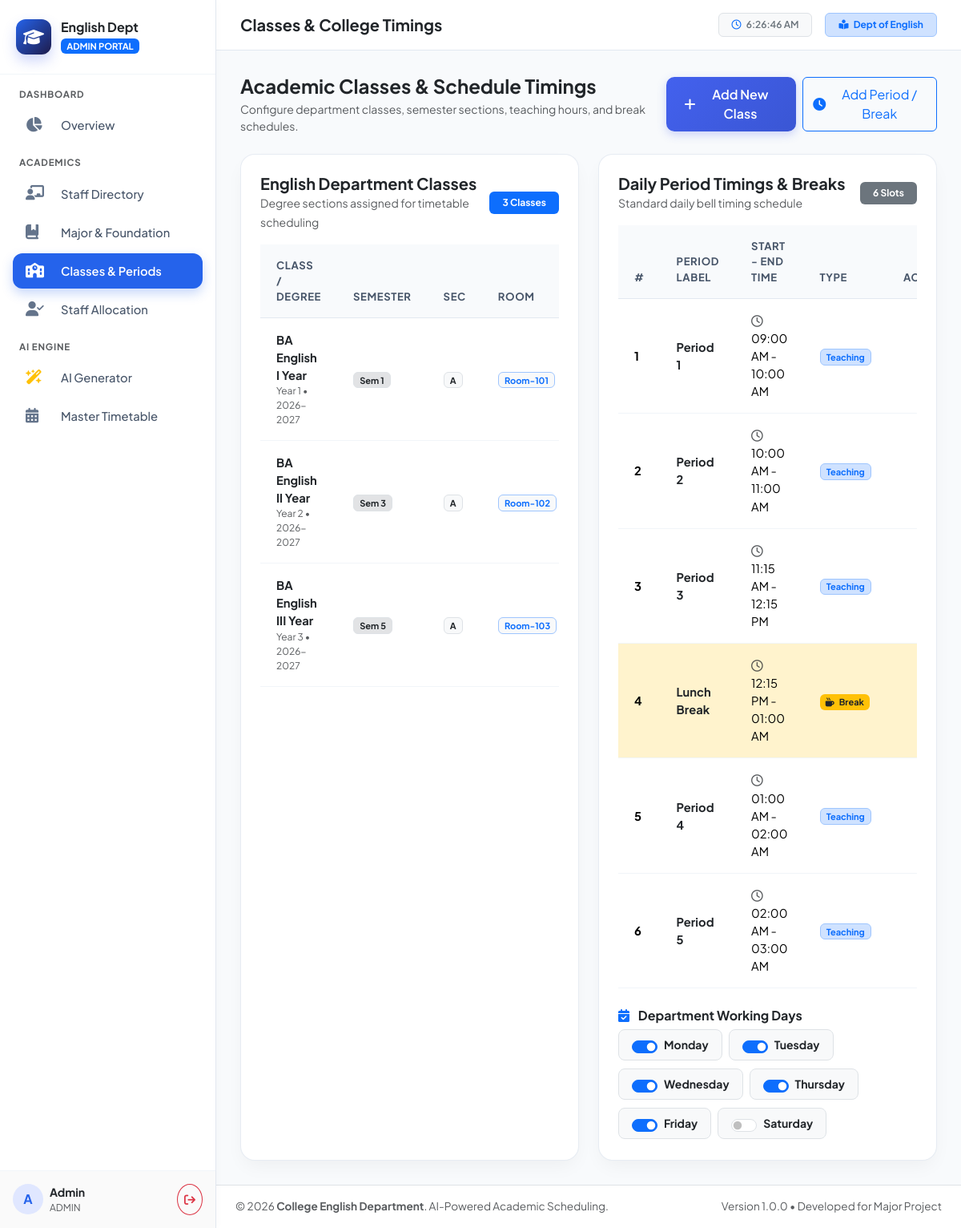
Page /admin/class_manage.php (signed in) on the committed database.
### tables this page shows
CREATE TABLE `classes` (
  `id` INT AUTO_INCREMENT PRIMARY KEY,
  `class_name` VARCHAR(50) NOT NULL COMMENT 'e.g. BA English I Year',
  `academic_year` VARCHAR(20) NOT NULL COMMENT 'e.g. 2026-2027',
  `year` INT NOT NULL COMMENT '1, 2, or 3',
  `semester` INT NOT NULL COMMENT '1 to 6',
  `section` VARCHAR(5) NOT NULL DEFAULT 'A',
  `room_no` VARCHAR(20) NOT NULL DEFAULT 'Room-101',
  `created_at` TIMESTAMP DEFAULT CURRENT_TIMESTAMP,
  INDEX `idx_class_sem` (`semester`)
);

CREATE TABLE `periods` (
  `id` INT AUTO_INCREMENT PRIMARY KEY,
  `period_number` INT NOT NULL UNIQUE,
  `period_name` VARCHAR(50) NOT NULL COMMENT 'e.g. Period 1, Lunch Break',
  `start_time` TIME NOT NULL,
  `end_time` TIME NOT NULL,
  `is_break` TINYINT(1) NOT NULL DEFAULT 0 COMMENT '1 if break, 0 if teaching period',
  `created_at` TIMESTAMP DEFAULT CURRENT_TIMESTAMP
);

CREATE TABLE `working_days` (
  `id` INT AUTO_INCREMENT PRIMARY KEY,
  `day_name` ENUM('Monday', 'Tuesday', 'Wednesday', 'Thursday', 'Friday', 'Saturday') NOT NULL UNIQUE,
  `day_order` INT NOT NULL UNIQUE,
  `is_working` TINYINT(1) NOT NULL DEFAULT 1
);

### admin/class_manage.php (the view, shortened to what this page needs)
<?php
require_once __DIR__ . '/../config/db.php';
$classes = $pdo->query("SELECT * FROM classes ORDER BY year ASC, semester ASC, section ASC")->fetchAll();
$periods = $pdo->query("SELECT * FROM periods ORDER BY period_number ASC")->fetchAll();
$days = $pdo->query("SELECT * FROM working_days ORDER BY day_order ASC")->fetchAll();
require_once __DIR__ . '/../includes/header.php';
?>
<div class="d-flex flex-column flex-md-row justify-content-between align-items-md-center gap-3 mb-4">
  <div>
    <h4 class="fw-bold text-dark mb-1">Academic Classes &amp; Schedule Timings</h4>
    <p class="text-muted small mb-0">Configure department classes, semester sections, teaching hours, and break schedules.</p>
  </div>
  <div class="d-flex gap-2">
    <button type="button" class="btn btn-primary-custom d-flex align-items-center gap-2" data-bs-toggle="modal" data-bs-target="#addClassModal">
      <i class="fa-solid fa-plus"></i>
      <span>Add New Class</span>
    </button>
    <button type="button" class="btn btn-outline-primary d-flex align-items-center gap-2" data-bs-toggle="modal" data-bs-target="#addPeriodModal">
      <i class="fa-solid fa-clock"></i>
      <span>Add Period / Break</span>
    </button>
  </div>
</div>
<div class="row g-4">
  <div class="col-lg-6">
    <div class="table-card p-4 h-100">
      <div class="d-flex justify-content-between align-items-center mb-3">
        <div>
          <h5 class="fw-bold text-dark mb-0">English Department Classes</h5>
          <small class="text-muted">Degree sections assigned for timetable scheduling</small>
        </div>
        <span class="badge bg-primary px-3 py-2"><?php echo count($classes); ?> Classes</span>
      </div>
      <div class="table-responsive">
        <table class="table custom-table">
          <thead>
            <tr>
              <th>Class / Degree</th>
              <th>Semester</th>
              <th>Sec</th>
              <th>Room</th>
            </tr>
          </thead>
          <tbody>
            <?php if (!empty($classes)): ?>
              <?php foreach ($classes as $c): ?>
              <tr>
                <td>
                  <strong class="text-dark"><?php echo htmlspecialchars($c['class_name']); ?></strong>
                  <div class="text-muted" style="font-size: 0.75rem;">Year <?php echo $c['year']; ?> &bull; <?php echo $c['academic_year']; ?></div>
                </td>
                <td><span class="badge bg-secondary-subtle text-dark border">Sem <?php echo $c['semester']; ?></span></td>
                <td><span class="badge bg-light text-dark border"><?php echo htmlspecialchars($c['section']); ?></span></td>
                <td><span class="badge bg-light text-primary border border-primary-subtle"><?php echo htmlspecialchars($c['room_no']); ?></span></td>
              </tr>
              <?php endforeach; ?>
            <?php else: ?>
              <tr><td colspan="5" class="text-center text-muted py-3">No classes registered.</td></tr>
            <?php endif; ?>
          </tbody>
        </table>
      </div>
    </div>
  </div>
  <div class="col-lg-6">
    <div class="table-card p-4 h-100">
      <div class="d-flex justify-content-between align-items-center mb-3">
        <div>
          <h5 class="fw-bold text-dark mb-0">Daily Period Timings &amp; Breaks</h5>
          <small class="text-muted">Standard daily bell timing schedule</small>
        </div>
        <span class="badge bg-secondary px-3 py-2"><?php echo count($periods); ?> Slots</span>
      </div>
      <div class="table-responsive mb-4">
        <table class="table custom-table">
          <thead>
            <tr>
              <th>#</th>
              <th>Period Label</th>
              <th>Start - End Time</th>
              <th>Type</th>
              <th class="text-end">Action</th>
            </tr>
          </thead>
          <tbody>
            <?php if (!empty($periods)): ?>
              <?php foreach ($periods as $p): ?>
              <tr class="<?php echo $p['is_break'] ? 'table-warning bg-opacity-25' : ''; ?>">
                <td><strong><?php echo $p['period_number']; ?></strong></td>
                <td>
                  <strong class="text-dark"><?php echo htmlspecialchars($p['period_name']); ?></strong>
                </td>
                <td>
                  <i class="fa-regular fa-clock text-muted me-1"></i>
                  <?php echo date('h:i A', strtotime($p['start_time'])); ?> - <?php echo date('h:i A', strtotime($p['end_time'])); ?>
                </td>
                <td>
                  <?php if ($p['is_break']): ?>
                    <span class="badge bg-warning text-dark"><i class="fa-solid fa-mug-hot me-1"></i> Break</span>
                  <?php else: ?>
                    <span class="badge bg-primary-subtle text-primary border border-primary-subtle">Teaching</span>
                  <?php endif; ?>
                </td>
                <td class="text-end">
                </td>
              </tr>
              <?php endforeach; ?>
            <?php else: ?>
              <tr><td colspan="5" class="text-center text-muted py-3">No periods configured.</td></tr>
            <?php endif; ?>
          </tbody>
        </table>
      </div>
      <h6 class="fw-bold text-dark mb-2"><i class="fa-solid fa-calendar-check text-primary me-2"></i> Department Working Days</h6>
      <div class="d-flex flex-wrap gap-2">
        <?php foreach ($days as $d): ?>
          <div class="form-check form-switch border rounded-3 px-3 py-2 bg-light d-flex align-items-center gap-2">
            <input class="form-check-input ms-0" type="checkbox" id="day_<?php echo $d['id']; ?>" <?php echo $d['is_working'] ? 'checked' : ''; ?> onchange="toggleDay(<?php echo $d['id']; ?>, this.checked)">
            <label class="form-check-label fw-bold small text-dark" for="day_<?php echo $d['id']; ?>"><?php echo $d['day_name']; ?></label>
          </div>
        <?php endforeach; ?>
      </div>
    </div>
  </div>
</div>
<?php require_once __DIR__ . '/../includes/footer.php'; ?>

### assets/css/style.css (style rules this page uses)
:root { --primary: #4361ee; --primary-hover: #3a56d4; --primary-light: #eef2ff; --secondary: #4895ef; --success: #10b981; --success-light: #ecfdf5; --warning: #f59e0b; --warning-light: #fffbeb; --danger: #ef4444; --danger-light: #fef2f2; --dark: #0f172a; --gray: #64748b; --light-bg: #f8fafc; --card-border: rgba(226, 232, 240, 0.8); --card-shadow: 0 10px 25px -5px rgba(0, 0, 0, 0.05), 0 8px 10px -6px rgba(0, 0, 0, 0.03); --sidebar-width: 270px; --major-color: #2563eb; --major-bg: #eff6ff; --major-border: #bfdbfe; --foundation-color: #059669; --foundation-bg: #ecfdf5; --foundation-border: #a7f3d0; }
* { margin: 0; padding: 0; box-sizing: border-box; }
body { font-family: 'Plus Jakarta Sans', sans-serif; background-color: var(--light-bg); color: #334155; min-height: 100vh; overflow-x: hidden; }
.table-card { background: #ffffff; border-radius: 18px; border: 1px solid var(--card-border); box-shadow: var(--card-shadow); overflow: hidden; }
.custom-table { width: 100%; margin-bottom: 0; vertical-align: middle; }
.custom-table thead th { background: #f8fafc; color: #475569; font-weight: 700; font-size: 0.82rem; text-transform: uppercase; letter-spacing: 0.6px; padding: 16px 20px; border-bottom: 1px solid #e2e8f0; }
.custom-table tbody td { padding: 16px 20px; border-bottom: 1px solid #f1f5f9; font-size: 0.92rem; }
.btn-primary-custom { background: linear-gradient(135deg, var(--primary), var(--primary-hover)); color: #ffffff; border: none; border-radius: 10px; padding: 10px 22px; font-weight: 600; box-shadow: 0 4px 12px rgba(67, 97, 238, 0.25); transition: all 0.2s ease; }

### includes/header.php (style rules this page uses)
body { font-family: 'Plus Jakarta Sans', sans-serif; background-color: #f8fafc; color: #334155; min-height: 100vh; overflow-x: hidden; }
.table-card { background: #ffffff; border-radius: 18px; border: 1px solid rgba(226, 232, 240, 0.8); box-shadow: 0 10px 25px -5px rgba(0, 0, 0, 0.05); }
.custom-table thead th { background: #f8fafc; color: #475569; font-weight: 700; font-size: 0.82rem; text-transform: uppercase; letter-spacing: 0.6px; padding: 16px 20px; border-bottom: 1px solid #e2e8f0; }
.custom-table tbody td { padding: 16px 20px; border-bottom: 1px solid #f1f5f9; font-size: 0.92rem; }

### rows in the picture
classes: class_name "BA English I Year", year "1", academic_year "2026-2027", semester "1", section "A", room_no "Room-101"
classes: class_name "BA English II Year", year "2", academic_year "2026-2027", semester "3", section "A", room_no "Room-102"
classes: class_name "BA English III Year", year "3", academic_year "2026-2027", semester "5", section "A", room_no "Room-103"
periods: period_number "1", period_name "Period 1", start_time "09:00 AM", end_time "10:00 AM", is_break "Teaching"
periods: period_number "2", period_name "Period 2", start_time "10:00 AM", end_time "11:00 AM", is_break "Teaching"
periods: period_number "3", period_name "Period 3", start_time "11:15 AM", end_time "12:15 PM", is_break "Teaching"
periods: period_number "4", period_name "Lunch Break", start_time "12:15 PM", end_time "01:00 AM", is_break 1 (drawn)
periods: period_number "5", period_name "Period 4", start_time "01:00 AM", end_time "02:00 AM", is_break "Teaching"
periods: period_number "6", period_name "Period 5", start_time "02:00 AM", end_time "03:00 AM", is_break "Teaching"
working_days: is_working "☑", day_name "Monday"
working_days: is_working "☑", day_name "Tuesday"
working_days: is_working "☑", day_name "Wednesday"
working_days: is_working "☑", day_name "Thursday"
working_days: is_working "☑", day_name "Friday"
working_days: day_name "Saturday"

### other values in the picture
$current_role "ADMIN"
substr($name, 0, 1) "A"
$name "Admin"
$page_title "Classes & College Timings"
count($classes) "3"
count($periods) "6"
